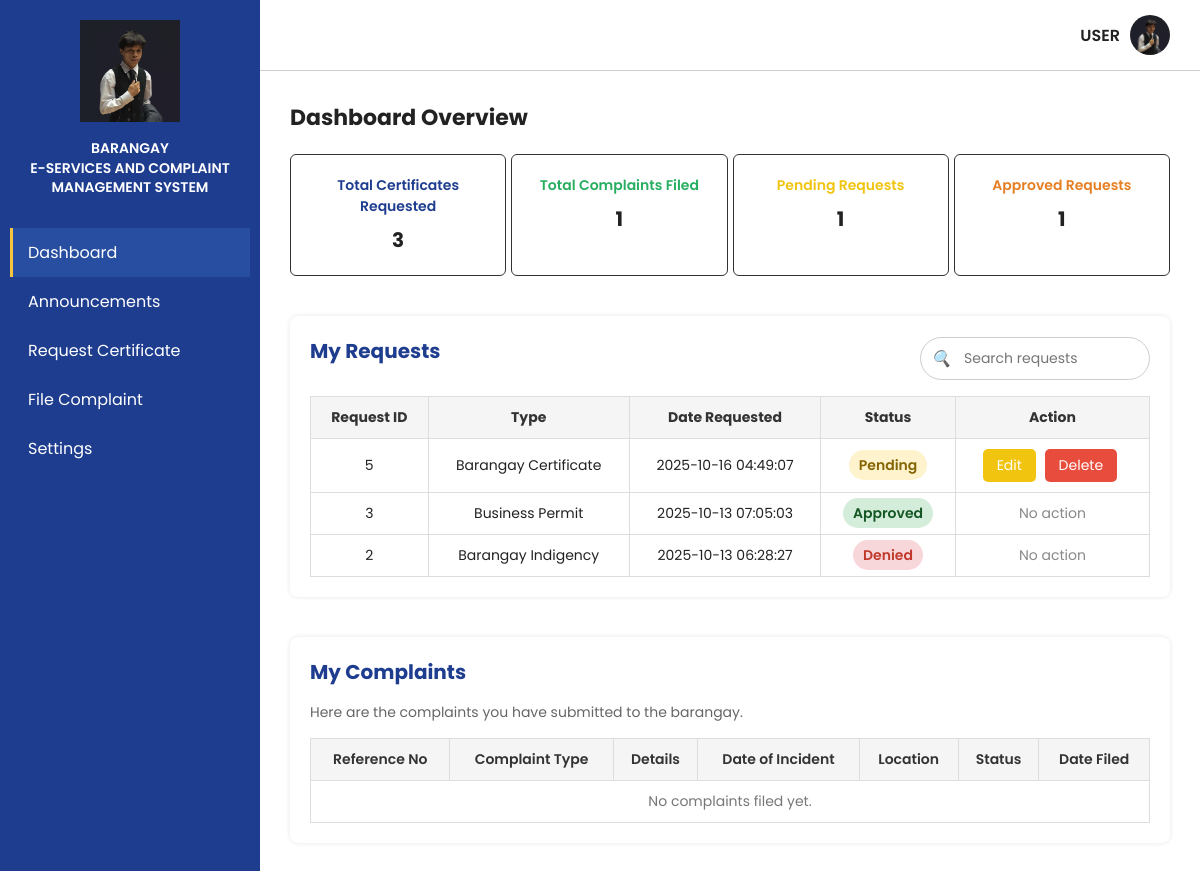
The page /users/user/user_dashboard.php (signed in) on the database as committed earlier.
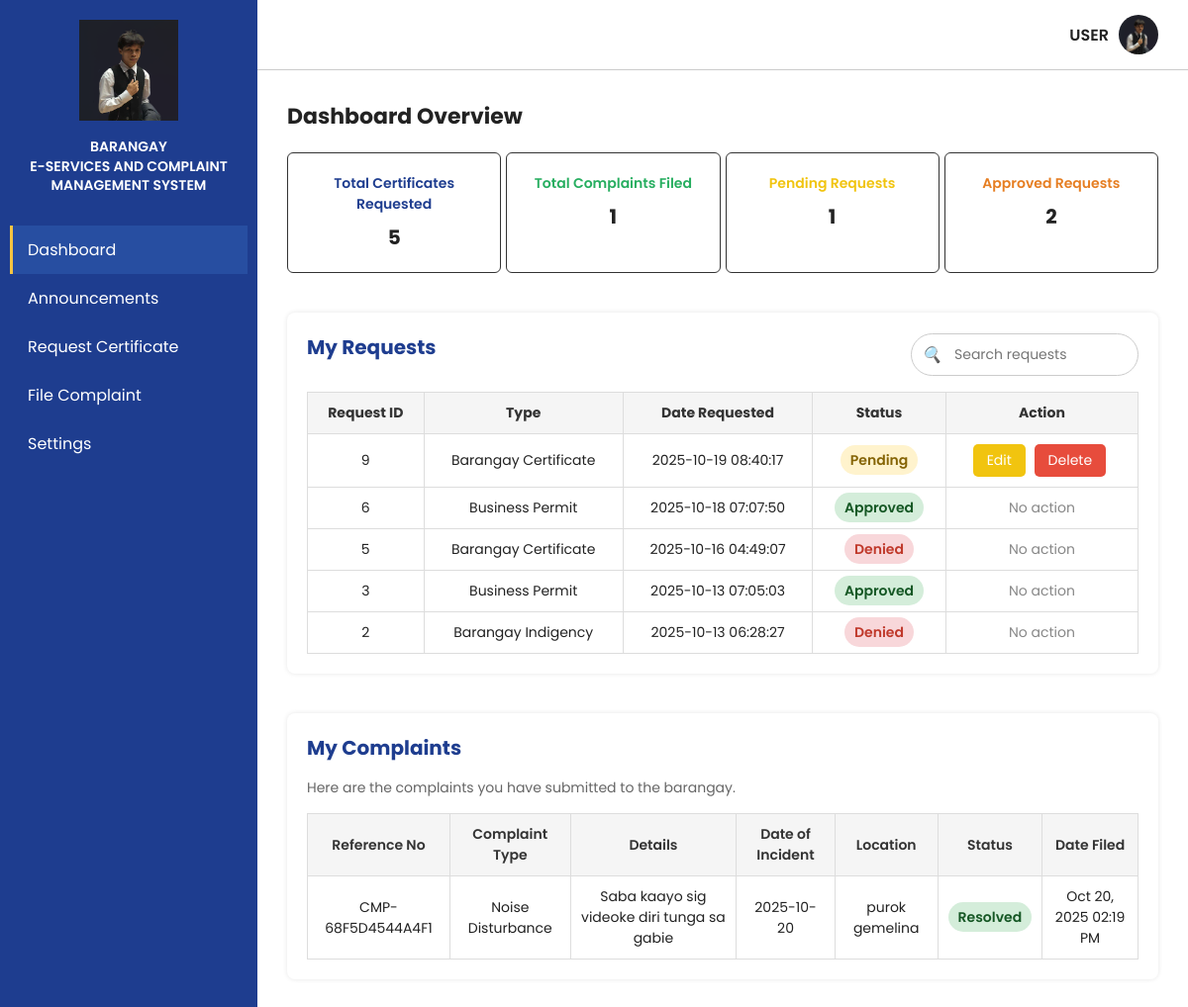
The same page on the database as committed later.
### tables this page shows
CREATE TABLE `tbl_requests` (
  `r_id` int(11) NOT NULL,
  `id` int(11) NOT NULL,
  `first_name` varchar(255) NOT NULL,
  `second_name` varchar(255) NOT NULL,
  `last_name` varchar(255) NOT NULL,
  `gender` varchar(50) NOT NULL,
  `age` int(11) NOT NULL,
  `address` varchar(255) NOT NULL,
  `email` varchar(255) NOT NULL,
  `document_type` varchar(255) NOT NULL,
  `purpose` varchar(255) NOT NULL,
  `r_status` varchar(255) NOT NULL,
  `date_requested` varchar(50) NOT NULL
);

CREATE TABLE `tbl_complaints` (
  `c_id` int(11) NOT NULL,
  `user_id` int(11) NOT NULL,
  `reference_no` varchar(50) NOT NULL,
  `complaint_type` varchar(100) NOT NULL,
  `details` text NOT NULL,
  `date_of_incident` date NOT NULL,
  `location` varchar(255) NOT NULL,
  `status` varchar(50) DEFAULT 'Pending',
  `date_filed` datetime DEFAULT current_timestamp()
);

### users/user/user_dashboard.php (the view, shortened to what this page needs)
<?php
require_once '../../config.php';
$user_id = $_SESSION['user_id'];
$stmt = $conn->prepare("SELECT * FROM tbl_requests WHERE id = ? ORDER BY r_id DESC");
$stmt->bind_param("i", $user_id);
$stmt->execute();
$result = $stmt->get_result();
$requests = [];
while ($row = $result->fetch_assoc()) {
    $requests[] = $row;
}
$total_requests = count($requests);
$pending_count = 0;
$completed_count = 0;
foreach ($requests as $req) {
    if ($req['r_status'] === 'pending') $pending_count++;
    if ($req['r_status'] === 'approved') $completed_count++;
}
?>
<!DOCTYPE html>
<html lang="en">
<head>
  <link rel="stylesheet" href="../../styles/Official_dashboard.css" />
  <link rel="stylesheet" href="../../styles/User_dashboard.css" />
</head>
<body>
  <div class="container">
    <div class="sidebar">
      <div class="logo-section">
        <img src="../../images/ivan.png" alt="Barangay Logo" />
        <h2>Barangay<br>E-Services and Complaint Management System</h2>
      </div>
      <div class="nav">
        <a href="#" class="active">Dashboard</a>
        <a href="#">Announcements</a>
        <a href="#">Request Certificate</a>
        <a href="#">File Complaint</a>
        <a href="#">Settings</a>
      </div>
    </div>
    <div class="main">
      <div class="topbar">
        <span class="admin">USER</span>
        <img src="../../images/ivan.png" alt="User Icon" class="admin-icon" />
      </div>
      <div class="dashboard section" id="dashboardSection">
        <h1>Dashboard Overview</h1>
        <div class="cards">
          <div class="card blue">
            <p>Total Certificates Requested</p>
            <span><?php echo $total_requests; ?></span>
          </div>
          <div class="card green">
            <p>Total Complaints Filed</p>
            <span>1</span>
          </div>
          <div class="card yellow">
            <p>Pending Requests</p>
            <span><?php echo $pending_count; ?></span>
          </div>
          <div class="card orange">
            <p>Approved Requests</p>
            <span><?php echo $completed_count; ?></span>
          </div>
        </div>
        <div class="users-section">
          <div class="users-header">
            <h2>My Requests</h2>
            <div class="header-actions">
              <div class="search-container">
                <i>🔍</i>
                <input type="text" placeholder="Search requests" />
              </div>
            </div>
          </div>
          <table class="user-table">
            <thead>
              <tr>
                <th>Request ID</th>
                <th>Type</th>
                <th>Date Requested</th>
                <th>Status</th>
                <th>Action</th>
              </tr>
            </thead>
            <tbody>
            <?php if ($total_requests > 0): ?>
              <?php foreach ($requests as $req): ?>
                <tr>
                  <td><?= htmlspecialchars($req['r_id']) ?></td>
                  <td><?= htmlspecialchars($req['document_type']) ?></td>
                  <td><?= htmlspecialchars($req['date_requested'] ?? '') ?></td>
                  <td><span class="status <?= $req['r_status'] === 'pending' ? 'pending' : ($req['r_status'] === 'approved' ? 'active' : 'denied') ?>">
                    <?= ucfirst($req['r_status']) ?>
                  </span></td>
                  <td>
                    <?php if ($req['r_status'] === 'pending'): ?>
                      <button class="action-btn edit-btn" onclick="editRequest(<?= $req['r_id'] ?>)">Edit</button>
                      <button class="action-btn delete-btn" onclick="deleteRequest(<?= $req['r_id'] ?>)">Delete</button>
                    <?php else: ?>
                      <span style="color:#888;">No action</span>
                    <?php endif; ?>
                  </td>
                </tr>
              <?php endforeach; ?>
            <?php else: ?>
              <tr>
                <td colspan="5" style="text-align:center;">No requests found.</td>
              </tr>
            <?php endif; ?>
            </tbody>
          </table>
        </div>
        <div id="myComplaintsSection" class="complaints-section" style="margin-top: 40px;">
        <h2>My Complaints</h2>
        <p class="subtitle">Here are the complaints you have submitted to the barangay.</p>
        <div class="table-container">
          <table class="complaints-table">
            <thead>
              <tr>
                <th>Reference No</th>
                <th>Complaint Type</th>
                <th>Details</th>
                <th>Date of Incident</th>
                <th>Location</th>
                <th>Status</th>
                <th>Date Filed</th>
              </tr>
            </thead>
            <tbody>
              <?php
                $user_id = $_SESSION['user_id'];
                $complaints_query = $conn->prepare("
                  SELECT reference_no, complaint_type, details, date_of_incident, location, status, date_filed
                  FROM tbl_complaints
                  WHERE user_id = ?
                  ORDER BY date_filed DESC
                ");
                $complaints_query->bind_param("i", $user_id);
                $complaints_query->execute();
                $complaints_result = $complaints_query->get_result();
                if ($complaints_result->num_rows > 0) {
                    while ($row = $complaints_result->fetch_assoc()) {
                        $reference_no = htmlspecialchars($row['reference_no']);
                        $complaint_type = htmlspecialchars($row['complaint_type']);
                        $details = htmlspecialchars($row['details']);
                        $date_incident = htmlspecialchars($row['date_of_incident']);
                        $location = htmlspecialchars($row['location']);
                        $status = htmlspecialchars($row['status']);
                        $date_filed = date('M d, Y h:i A', strtotime($row['date_filed']));
                        $status_class = strtolower(str_replace(' ', '-', $status));
                        echo "
                          <tr>
                            <td>{$reference_no}</td>
                            <td>{$complaint_type}</td>
                            <td>{$details}</td>
                            <td>{$date_incident}</td>
                            <td>{$location}</td>
                            <td><span class='status-badge {$status_class}'>{$status}</span></td>
                            <td>{$date_filed}</td>
                          </tr>
                        ";
                    }
                } else {
                    echo "<tr><td colspan='7' style='text-align:center; color:#777;'>No complaints filed yet.</td></tr>";
                }
              ?>
            </tbody>
          </table>
        </div>
      </div>
      </div>
    </div>
  </div>
</body>
</html>

### styles/Official_dashboard.css (style rules this page uses)
* { margin: 0; padding: 0; box-sizing: border-box; font-family: "Poppins", sans-serif; }
body { background: #fff; color: #222; }
.container { display: flex; height: 100vh; overflow: hidden; }
.sidebar { width: 260px; background: #1e3d8f; color: white; display: flex; flex-direction: column; align-items: center; padding: 20px 10px; flex-shrink: 0; }
.logo-section { text-align: center; margin-bottom: 30px; }
.logo-section img { width: 100px; margin-bottom: 10px; }
.logo-section h2 { font-size: 14px; line-height: 1.4; font-weight: 600; text-transform: uppercase; }
.nav { width: 100%; }
.nav a { display: block; padding: 12px 15px; color: white; text-decoration: none; border-left: 3px solid transparent; transition: 0.3s; }
.nav a:hover, .nav a.active { background: #274ea1; border-left: 3px solid #f5c542; }
.main { flex: 1; display: flex; flex-direction: column; overflow-y: auto; }
.topbar { display: flex; justify-content: flex-end; align-items: center; padding: 15px 30px; border-bottom: 1px solid #ccc; background: #fff; }
.admin { margin-right: 10px; font-weight: 600; }
.admin-icon { width: 40px; height: 40px; border-radius: 50%; }
.dashboard { padding: 30px; flex: 1; overflow-y: auto; }
.dashboard h1 { font-size: 22px; margin-bottom: 20px; }
.cards { display: grid; grid-template-columns: repeat(auto-fit, minmax(160px, 1fr)); gap: 5px; }
.card { border: 1px solid #333; border-radius: 6px; padding: 20px 10px; text-align: center; background: #fff; transition: all 0.3s ease; }
.card p { font-weight: 600; margin-bottom: 8px; font-size: 14px; }
.card span { font-size: 20px; font-weight: bold; }
.card.blue p { color: #1e3d8f; }
.card.yellow p { color: #f1c40f; }
.card.green p { color: #27ae60; }
.card.orange p { color: #e67e22; }
.users-section { margin-top: 40px; background: #fff; border-radius: 8px; padding: 20px; box-shadow: 0 0 5px rgba(0,0,0,0.1); }
.users-section h2 { margin-bottom: 15px; color: #1e3d8f; font-size: 20px; }
.user-table { width: 100%; border-collapse: collapse; font-size: 14px; }
.user-table th, .user-table td { border: 1px solid #ddd; padding: 10px; text-align: center; }
.user-table th { background-color: #f5f5f5; color: #333; }
.status { padding: 5px 10px; border-radius: 20px; font-weight: 600; }
.status.pending { background: #fff3cd; color: #856404; }
.status.active { background: #d4edda; color: #155724; }
.approve-btn, .delete-btn { border: none; border-radius: 4px; padding: 6px 10px; font-size: 13px; cursor: pointer; color: white; }
.delete-btn { background: #dc3545; }
.status.denied { background: #f8d7da; color: #721c24; }
.users-header { display: flex; justify-content: space-between; align-items: center; margin-bottom: 15px; }
.header-actions { display: flex; align-items: center; gap: 10px; }
.search-container { display: flex; align-items: center; background: #fff; border: 1px solid #ccc; border-radius: 25px; padding: 5px 10px; }
.search-container i { margin-right: 8px; color: #555; }
.search-container input { border: none; outline: none; padding: 5px; width: 180px; font-size: 14px; }

### styles/User_dashboard.css (style rules this page uses)
.action-btn { padding: 6px 14px; border-radius: 5px; border: none; font-size: 14px; margin-right: 5px; cursor: pointer; transition: background 0.2s; }
.edit-btn { background: #f1c40f; color: #fff; }
.delete-btn { background: #e74c3c; color: #fff; }
.complaints-section { margin-top: 40px; background: #fff; border-radius: 8px; padding: 20px; box-shadow: 0 0 5px rgba(0,0,0,0.1); }
.complaints-section h2 { margin-bottom: 15px; color: #1e3d8f; font-size: 20px; }
.complaints-section .subtitle { margin-bottom: 15px; color: #666; font-size: 14px; }
.complaints-table { width: 100%; border-collapse: collapse; font-size: 14px; }
.complaints-table th, .complaints-table td { border: 1px solid #ddd; padding: 10px; text-align: center; }
.complaints-table th { background-color: #f5f5f5; color: #333; font-weight: 600; }
.status-badge { padding: 5px 10px; border-radius: 20px; font-weight: 600; text-transform: capitalize; }
.status-badge.active, .status-badge.approved, .status-badge.resolved { background: #d4edda; color: #155724; }
.main, .section { width: 100% !important; max-width: 100% !important; }
.status.denied { background: #f8d7da; color: #c0392b; }

Rows that differ between the two databases and show on the page:
added tbl_requests: r_id "9", document_type "Barangay Certificate", date_requested "2025-10-19 08:40:17", r_status "Pending"
added tbl_requests: r_id "6", document_type "Business Permit", date_requested "2025-10-18 07:07:50", r_status "Approved", shows "No action"
changed tbl_requests id 5: r_status "Pending" → "Denied"; r_status "Edit Delete" → "No action"
added tbl_complaints: reference_no "CMP-68F5D4544A4F1", complaint_type "Noise Disturbance", details "Saba kaayo sig videoke diri tunga sa gabie", date_of_incident "2025-10-20", location "purok gemelina", status "Resolved", date_filed "Oct 20, 2025 02:19 PM"
Other text that changed with them:
$total_requests: "3" → "5"
$completed_count: "1" → "2"
text no longer shown: "No complaints filed yet."
